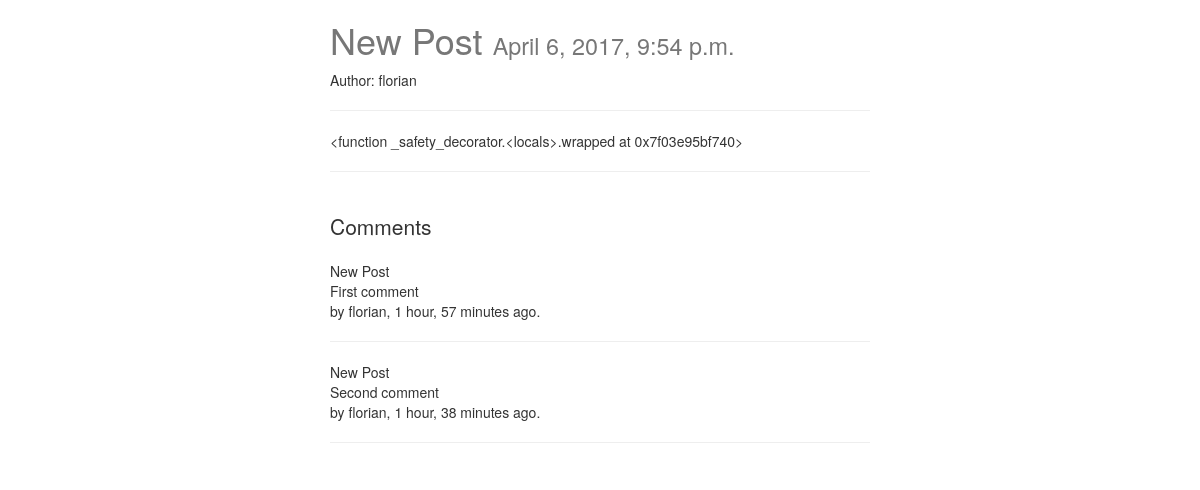
The app's page /posts/NewSlug/ with its own data.
### posts/models.py (models this page shows, shortened)
class Post(models.Model):
    user = models.ForeignKey(settings.AUTH_USER_MODEL, default=1)
    title = models.CharField(max_length=120)
    slug = models.SlugField(unique=True)
    image = models.ImageField(upload_to=upload_location,
            null=True,
            blank=True,
            height_field="height_field",
            width_field="width_field")
    height_field = models.IntegerField(default=0)
    width_field = models.IntegerField(default=0)
    content = models.TextField()
    publish = models.DateTimeField(auto_now=False, auto_now_add=False)
    draft = models.BooleanField(default=False)
    updated = models.DateTimeField(auto_now=True, auto_now_add=False)
    timestamp = models.DateTimeField(auto_now=False, auto_now_add=True)
    objects = PostManager()
    def __str__(self):
        return self.title
    class Meta:
        ordering = ["-timestamp", "updated"]
    def get_markdown(self):
        content = self.content
        return mark_safe(markdown(content))

### comments/models.py (models this page shows, shortened)
class Comment(models.Model):
    user = models.ForeignKey(settings.AUTH_USER_MODEL, default=1)
    content_type = models.ForeignKey(ContentType, on_delete=models.CASCADE)
    object_id = models.PositiveIntegerField()
    content_object = GenericForeignKey('content_type', 'object_id')
    content = models.TextField()
    timestamp = models.DateTimeField(auto_now_add=True)

### posts/views.py (the view)
# urls.py: url(r'^(?P<slug>[\w-]+)/$', post_detail, name='detail'),
def post_detail(request, slug=None):
    instance = get_object_or_404(Post, slug=slug)
    if instance.publish > timezone.now() or instance.draft:
        if not request.user.is_staff or not request.user.is_superuser:
            raise Http404
    share_string = quote_plus(instance.content)
    content_type = ContentType.objects.get_for_model(Post)
    obj_id = instance.id
    comments = Comment.objects.filter(content_type=content_type, object_id=obj_id)
    context = {
        "title": instance.title,
        "instance": instance,
        "share_string": share_string,
        "comments": comments
    }
    return render(request, "post_detail.html", context)

### posts/templatetags/urlify.py (called while the page is built)
@register.filter
def urlify(value):
    return quote_plus(value)

### templates/post_detail.html (shortened to what this page needs)
{% extends "base.html" %}
{% load urlify %}
{% block content %}
<div class="col-sm-6 col-sm-offset-3">
    <h1>{{ title }} <small>{% if instance.draft %}<span style='color:red;'>Draft</span>{% endif %} {{ instance.timestamp }}</small></h1>
    <p>Author: {{ instance.user }}</p>
    <p>
        <hr/>
    </p>
     <div class='row'>
        <div class='col-sm-12 '>
            <div class="post-detail-item">{{ instance.get_markdown }}</div>
            <hr/>
            <br/>
            <div>
                <p class="lead">Comments</p>
                {% for comment in comments %}
                    {{ comment.content_object }}
                    <div class="">
                        {{ comment.content }}<br>
                        by {{ comment.user }}, {{ comment.timestamp|timesince }} ago.<hr>
                    </div>
                {% endfor %}
            </div>
        </div>
     </div>
</div>
{% endblock content %}

### static/css/base.css (style rules this page uses)
h1 { color: #777777; }

### records on screen
Post: title "New Post", timestamp "April 6, 2017, 9:54 p.m.", user "florian", get_markdown "<function _safety_decorator.<locals>.wrapped at 0x7f03e95bf740>"
Comment: content_object "New Post", content "First comment", user "florian", timestamp "1 hour, 57 minutes"
Comment: content_object "New Post", content "Second comment", user "florian", timestamp "1 hour, 38 minutes"
